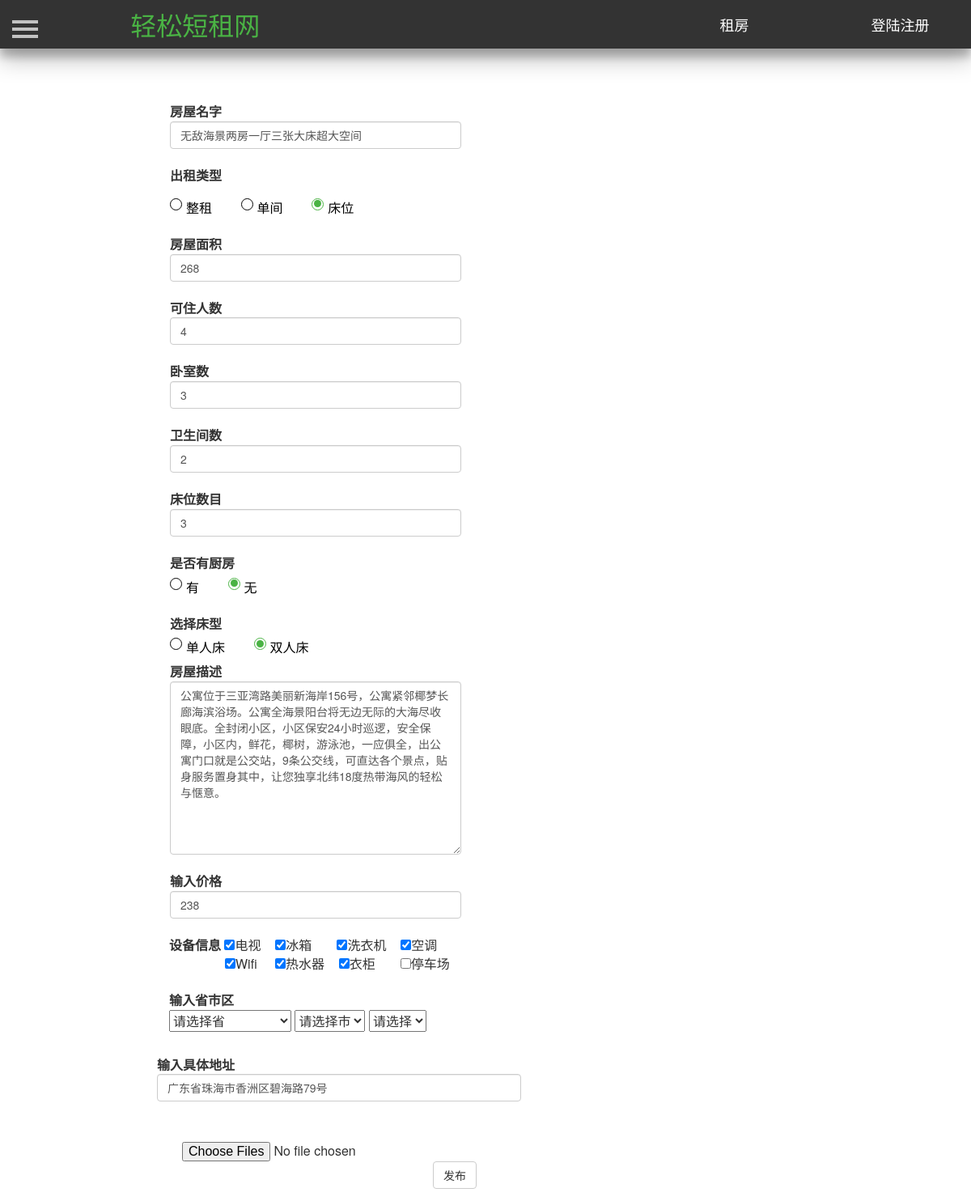
/modify_house/1/, run on the app's committed database.
### Renting/models.py (models this page shows, shortened)
class House(db.Model):
    id = db.Column(db.Integer, primary_key=True, autoincrement=True)  # ID 房屋唯一的标识
    house_name = db.Column(db.String(25))  # 房屋名  唯一   最大25个字符
    house_type = db.Column(db.Integer)  # 房屋类型，0表示整租，1表示单间 ，2表示床位
    area = db.Column(db.Integer)  # 房屋面积
    people = db.Column(db.Integer)  # 可住人数
    bedroom = db.Column(db.Integer)  # 卧房数
    toilet = db.Column(db.Integer)  # 卫生间数
    kitchen = db.Column(db.Integer)  # 是否有厨房
    bed = db.Column(db.Integer)  # 床位数
    bed_type = db.Column(db.Integer)  # 床型 0表示单人床  1表示双人床
    price = db.Column(db.Integer)  # 租一天的价格
    description = db.Column(db.String(200))  # 房屋描述
    facility = db.Column(db.String(10))  # 房屋设施，0表示无，1表示有
    province = db.Column(db.String(10))  # 省
    city = db.Column(db.String(10))  # 市
    district = db.Column(db.String(10))  # 地区
    address = db.Column(db.String(100))  # 具体地址
    username = db.Column(db.String(10), db.ForeignKey('user.username'))  # 房屋主人的名字，外键
    status = db.Column(db.Integer)  # 房屋状态，0表示未审核，1表示通过,2表示未通过
    url_one = db.Column(db.String(100))  # 房屋图片
    url_two = db.Column(db.String(100))  # 房屋图片
    url_three = db.Column(db.String(100))  # 房屋图片
    url_four = db.Column(db.String(100))  # 房屋图片
    url_five = db.Column(db.String(100))  # 房屋图片

### Renting/views.py (the view)
@app.route('/modify_house/<int:house_id>/')
def modify_house(house_id):
    house = House.query.filter_by(id=house_id).first()
    return render_template("modify_house.html", house=house)

### Renting/templates/modify_house.html (shortened to what this page needs)
<!DOCTYPE html>
<html lang="en">
    <head>
        <link href="https://cdn.bootcss.com/bootstrap/3.3.7/css/bootstrap.min.css" rel="stylesheet">
        <link href="/static/css/navigation.css" rel="stylesheet">
        <link href="/static/css/profile.css" rel="stylesheet">
         <link href="/static/css/sidebar.css" rel="stylesheet">
        <link type="text/css" href="/static/css/dialog.css"  rel="stylesheet"/>
    </head>
    <body>
		<header class="header-navigation" id="header">
		<nav>
			<div class="row">
				<div class="col-md-3">
					<a href="/index/"><font color="#4ab344" style="color: rgb(74, 179, 68);" size="6">轻松短租网</font></a>
				</div>
				<div class="col-md-2 title">
					<a href="/mainpage/" target="_blank"><font color="#FFFFFF" style="color: rgb(255, 255, 255);" size="4">租房</font></a>
				</div>
				<div class="col-md-2 title">
					{% if current_user.is_authenticated %}
					<a href="/profile/{{current_user.id}}">
						<font color="#FFFFFF" style="color: rgb(255, 255, 255);" size="4">
							{{current_user.username}}
						</font>
					</a>
					{% else %}
					<a href="/reglogin/">
						<font color="#FFFFFF" style="color: rgb(255, 255, 255);" size="4">
							登陆注册
						</font>
					</a>
					{% endif %}
				</div>
			</div>
		</nav>
		</header>
       <div id="wrapper">
            <div id="page-content-wrapper" style="margin-bottom=50px">
                <button type="button" class="hamburger is-closed animated fadeInLeft" data-toggle="offcanvas">
                    <span class="hamb-top"></span>
                    <span class="hamb-middle"></span>
                    <span class="hamb-bottom"></span>
                </button>
                <div class="container">
                    <div class="row">
                        <div class="col-md-2">
                        </div>
                        <div class="col-md-8">
                            <form class="form-horizontal" role="form" style="margin-top:50px" id="release_form" name="release_form" method="post" enctype="multipart/form-data">
                                <div class="form-group">
                                    <label for="house_name" class="control-label">房屋名字</label>
                                    <input type="text" class="form-control" name="house_name" id="house_name" value="{{house.house_name}}" style="width: 360px;">
                                </div>
                                <div class="form-group">
                                    <label class="control-label" style="height: 40px;">出租类型</label><br/>
                                    <div class="choice">
                                        {% if house.house_type==0 %}
                                        <label class="radio">整租&nbsp;&nbsp;&nbsp;&nbsp;&nbsp;<input type="radio" name="rent_type" value="1" checked><i></i></label>&nbsp;&nbsp;
                                        <label class="radio">单间&nbsp;&nbsp;&nbsp;&nbsp;&nbsp;<input type="radio" name="rent_type" value="2"><i></i></label>&nbsp;&nbsp;
                                        <label class="radio">床位&nbsp;&nbsp;&nbsp;&nbsp;&nbsp;<input type="radio" name="rent_type" value="3"><i></i></label>
                                        {% else %}
                                        <label class="radio">整租&nbsp;&nbsp;&nbsp;&nbsp;&nbsp;<input type="radio" name="rent_type" value="1"><i></i></label>&nbsp;&nbsp;
                                        <label class="radio">单间&nbsp;&nbsp;&nbsp;&nbsp;&nbsp;<input type="radio" name="rent_type" value="2"><i></i></label>&nbsp;&nbsp;
                                        <label class="radio">床位&nbsp;&nbsp;&nbsp;&nbsp;&nbsp;<input type="radio" name="rent_type" value="3" checked><i></i></label>
                                        {% endif %}
                                    </div>
                                </div>
                                <div class="form-group">
                                    <label for="area" class="control-label">房屋面积</label>
                                    <input type="text" class="form-control" id="area" name="area" value="{{house.area}}" style="width: 360px;">
                                </div>
                                <div class="form-group">
                                    <label for="people" class="control-label">可住人数</label>
                                    <input type="text" class="form-control" id="people" name="people" value="{{house.people}}" style="width: 360px;">
                                </div>
                                <div class="form-group">
                                    <label for="bedroom" class="control-label">卧室数</label>
                                    <input type="text" class="form-control" id="bedroom" name="bedroom" value="{{house.bed}}" style="width: 360px;">
                                </div>
                                <div class="form-group">
                                    <label for="toilet" class="control-label">卫生间数</label>
                                    <input type="text" class="form-control" id="toilet" name="toilet" value="{{house.toilet}}" style="width: 360px;">
                                </div>
                                <div class="form-group">
                                    <label for="bed" class="control-label">床位数目</label>
                                    <input type="text" class="form-control" id="bed" name="bed" value="{{house.bed}}" style="width: 360px;">
                                </div>
                                <div class="form-group">
                                    <label  class="control-label">是否有厨房</label>
                                    <div class="choice">
                                        {% if house.kitchen==1 %}
                                        <label class="radio">有&nbsp;&nbsp;&nbsp;&nbsp;&nbsp;<input type="radio" name="kitchen" value="1" checked><i></i></label>&nbsp;&nbsp;
                                        <label class="radio">无&nbsp;&nbsp;&nbsp;&nbsp;&nbsp;<input type="radio" name="kitchen" value="2"><i></i></label>
                                        {% else %}
                                        <label class="radio">有&nbsp;&nbsp;&nbsp;&nbsp;&nbsp;<input type="radio" name="kitchen" value="1"><i></i></label>&nbsp;&nbsp;
                                        <label class="radio">无&nbsp;&nbsp;&nbsp;&nbsp;&nbsp;<input type="radio" name="kitchen" value="2" checked><i></i></label>
                                        {% endif %}
                                    </div>
                                </div>
                                <div class="form-group">
                                    <label  class="control-label">选择床型</label>
                                    <div class="choice">
                                        {% if house.bed_type ==0 %}
                                        <label class="radio">单人床&nbsp;&nbsp;&nbsp;&nbsp;&nbsp;<input type="radio" name="bed_type" value="1" checked><i></i></label>&nbsp;&nbsp;
                                        <label class="radio">双人床&nbsp;&nbsp;&nbsp;&nbsp;&nbsp;<input type="radio" name="bed_type" value="2" ><i></i></label>
                                        {% else %}
                                        <label class="radio">单人床&nbsp;&nbsp;&nbsp;&nbsp;&nbsp;<input type="radio" name="bed_type" value="1"><i></i></label>&nbsp;&nbsp;
                                        <label class="radio">双人床&nbsp;&nbsp;&nbsp;&nbsp;&nbsp;<input type="radio" name="bed_type" value="2" checked><i></i></label>
                                        {% endif %}
                                    </div>
                                    <label for="description" class="control-label">房屋描述</label>
                                    <textarea name="description" class="form-control" id="description"  rows="10" cols="20" style="width: 360px;">{{house.description}}</textarea>
                                </div>
                                <div class="form-group">
                                    <label for="price" class="control-label">输入价格</label>
                                    <input type="text" class="form-control" id="price" name="price" value="{{house.price}}" style="width: 360px;">
                                </div>
                                <div class="row form-group">
                                    <div class="col-md-6">
                                        <label for="description" class="control-label" style="margin-left: -16px;">设备信息</label>
                                        {% if house.facility[0] =="1" %}
                                        <input type="checkbox" name="eqipment" value="tv" checked>电视&nbsp;&nbsp;&nbsp;
                                        {% else %}
                                        <input type="checkbox" name="eqipment" value="tv">电视&nbsp;&nbsp;&nbsp;
                                        {% endif %}
                                        {% if house.facility[1] =="1" %}
                                        <input type="checkbox" name="eqipment" value="icebox" checked>冰箱&nbsp;&nbsp;&nbsp;&nbsp;&nbsp;&nbsp;
                                        {% else %}
                                        <input type="checkbox" name="eqipment" value="icebox">冰箱&nbsp;&nbsp;&nbsp;&nbsp;&nbsp;&nbsp;
                                        {% endif %}
                                        {% if house.facility[2] =="1" %}
                                        <input type="checkbox" name="eqipment" value="washer" checked>洗衣机&nbsp;&nbsp;&nbsp;
                                        {% else %}
                                        <input type="checkbox" name="eqipment" value="washer">洗衣机&nbsp;&nbsp;&nbsp;
                                        {% endif %}
                                        {% if house.facility[3] =="1" %}
                                        <input type="checkbox" name="eqipment" value="conditioner" checked>空调<br/>
                                        {% else %}
                                        <input type="checkbox" name="eqipment" value="conditioner">空调<br/>
                                        {% endif %}
                                        {% if house.facility[4] =="1" %}
                                        <input type="checkbox" name="eqipment" value="wifi" style="margin-left: 53px;" checked>Wifi&nbsp;&nbsp;&nbsp;&nbsp;
                                        {% else %}
                                        <input type="checkbox" name="eqipment" value="wifi" style="margin-left: 53px;">Wifi&nbsp;&nbsp;&nbsp;&nbsp;
                                        {% endif %}
                                        {% if house.facility[5] =="1" %}
                                        <input type="checkbox" name="eqipment" value="heater" checked>热水器&nbsp;&nbsp;&nbsp;
                                        {% else %}
                                        <input type="checkbox" name="eqipment" value="heater">热水器&nbsp;&nbsp;&nbsp;
                                        {% endif %}
                                        {% if house.facility[6] =="1" %}
                                        <input type="checkbox" name="eqipment" value="wardrobe" checked>衣柜&nbsp;&nbsp;&nbsp;&nbsp;&nbsp;&nbsp;
                                        {% else %}
                                        <input type="checkbox" name="eqipment" value="wardrobe">衣柜&nbsp;&nbsp;&nbsp;&nbsp;&nbsp;&nbsp;
                                        {% endif %}
                                        {% if house.facility[7] =="1" %}
                                        <input type="checkbox" name="eqipment" value="parking" checked>停车场&nbsp;&nbsp;&nbsp;
                                        {% else %}
                                        <input type="checkbox" name="eqipment" value="parking">停车场&nbsp;&nbsp;&nbsp;
                                        {% endif %}
                                    </div>
                                </div>
                                <label for="address" class="control-label" style="margin-left: -16px;">输入省市区</label>
                                <div style="height: 30px;margin-bottom: 20px;margin-left: -16px;">
                                    <div id="city_5">
                                        <select class="prov" id="prov5" name="province" ></select>
                                        <select class="city" id="city5" name="city"></select>
                                        <select class="dist" id="area5" name="district"></select>
                                    </div>
                                </div>
                                <div class="form-group">
                                    <label for="address" class="control-label" style="margin-left: -16px;">输入具体地址</label>
                                    <input type="text" class="form-control" id="address" name="address" value="{{house.address}}" style="width: 450px;margin-left: -16px;">
                                </div>
                                <input id="file" name="file" type="file"  multiple style="margin-top:50px">
                                <div class="row">
                                    <div class="col-md-5">
                                    </div>
                                    <div class="col-md-2">
                                        <div class="form-group">
                                            <button type="submit" class="btn btn-default" id="release-button" onclick="form=document.getElementById('release_form');form.action='/modify_buttom/{{house.id}}/';">发布</button>
                                        </div>
                                    </div>
                                    <div class="col-md-5">
                                    </div>
                                </div>
                            </form>
                        </div>
                        <div class="col-md-2">
                        </div>
                    </div>
                </div>
            </div>
        </div>
    </body>
</html>

### data on the page
House: house_name "无敌海景两房一厅三张大床超大空间", area "268", people "4", bedroom "3", toilet "2", bed "3", description "公寓位于三亚湾路美丽新海岸156号，公寓紧邻椰梦长廊海滨浴场。公寓全海景阳台将无边无际的大海尽收眼底。全封闭小区，小区保安24小时巡逻，安全保障，小区内，鲜花，椰树，游泳池，一应俱全，出公寓门口就是公交站，9条公交线，可直达各个景点，贴身服务置身其中，让您独享北纬18度热带海风的轻松与惬意。", price "238", address "广东省珠海市香洲区碧海路79号"
